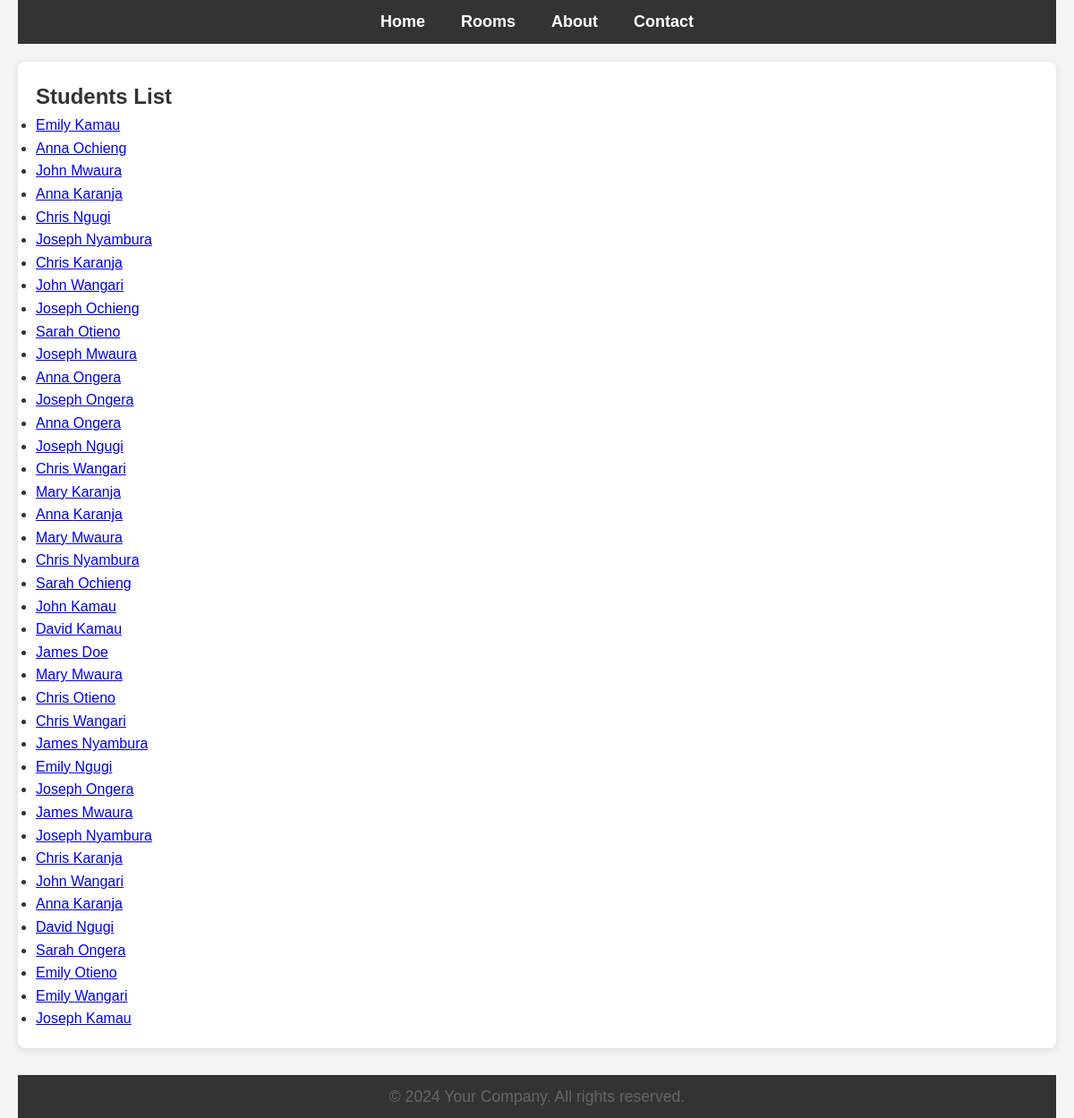
The page /students/ on the database its author committed.
### main/models.py (models this page shows, shortened)
class Student(models.Model):
    GENDER_CHOICES = [
        ('Male', 'Male'),
        ('Female', 'Female'),
    ]
    student_id = models.CharField(max_length=20, unique=True)
    first_name = models.CharField(max_length=50)
    last_name = models.CharField(max_length=50)
    email = models.EmailField()
    phone_number = models.CharField(max_length=15)
    course = models.CharField(max_length=100)
    year_of_study = models.PositiveIntegerField()
    gender = models.CharField(max_length=10, choices=GENDER_CHOICES)
    profile_picture = models.ImageField(upload_to='profile_pics/', blank=True, null=True)
    room = models.ForeignKey('Room', on_delete=models.SET_NULL, null=True, blank=True)
    date_registered = models.DateTimeField(auto_now_add=True)

### main/views.py (the view)
# urls.py: path('students/', views.student_list, name='student_list'),
def student_list(request):
    students = Student.objects.all()
    return render(request, 'students/list.html', {'students': students})

### templates/students/list.html
{% extends 'base.html' %}
{% block content %}
<h2>Students List</h2>
<ul>
    {% for student in students %}
    <li><a href="{% url 'student_profile' student.pk %}">{{ student.first_name }} {{ student.last_name }}</a></li>
    {% endfor %}
</ul>
{% endblock %}

### static/css/styles.css (style rules this page uses)
* { margin: 0; padding: 0; box-sizing: border-box; }
body { font-family: Arial, sans-serif; line-height: 1.6; background-color: #f4f4f4; color: #333; padding: 0 20px; }

### rows shown on the page
Student: first_name "Emily", last_name "Kamau"
Student: first_name "Anna", last_name "Ochieng"
Student: first_name "John", last_name "Mwaura"
Student: first_name "Anna", last_name "Karanja"
Student: first_name "Chris", last_name "Ngugi"
Student: first_name "Joseph", last_name "Nyambura"
Student: first_name "Chris", last_name "Karanja"
Student: first_name "John", last_name "Wangari"
Student: first_name "Joseph", last_name "Ochieng"
Student: first_name "Sarah", last_name "Otieno"
Student: first_name "Joseph", last_name "Mwaura"
Student: first_name "Anna", last_name "Ongera"
Student: first_name "Joseph", last_name "Ongera"
Student: first_name "Anna", last_name "Ongera"
Student: first_name "Joseph", last_name "Ngugi"
Student: first_name "Chris", last_name "Wangari"
Student: first_name "Mary", last_name "Karanja"
Student: first_name "Anna", last_name "Karanja"
Student: first_name "Mary", last_name "Mwaura"
Student: first_name "Chris", last_name "Nyambura"
Student: first_name "Sarah", last_name "Ochieng"
Student: first_name "John", last_name "Kamau"
Student: first_name "David", last_name "Kamau"
Student: first_name "James", last_name "Doe"
Student: first_name "Mary", last_name "Mwaura"
Student: first_name "Chris", last_name "Otieno"
Student: first_name "Chris", last_name "Wangari"
Student: first_name "James", last_name "Nyambura"
Student: first_name "Emily", last_name "Ngugi"
Student: first_name "Joseph", last_name "Ongera"
Student: first_name "James", last_name "Mwaura"
Student: first_name "Joseph", last_name "Nyambura"
Student: first_name "Chris", last_name "Karanja"
Student: first_name "John", last_name "Wangari"
Student: first_name "Anna", last_name "Karanja"
Student: first_name "David", last_name "Ngugi"
Student: first_name "Sarah", last_name "Ongera"
Student: first_name "Emily", last_name "Otieno"
Student: first_name "Emily", last_name "Wangari"
Student: first_name "Joseph", last_name "Kamau"
